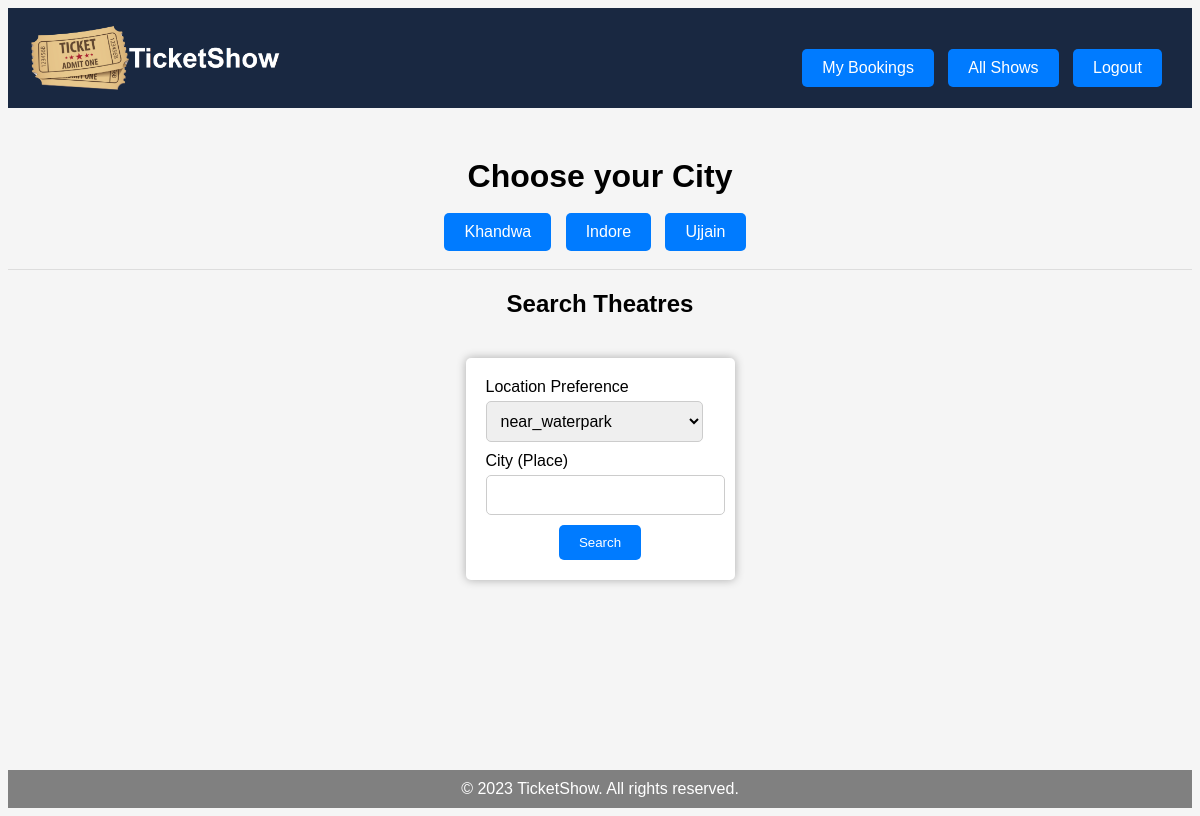
The app's page /user (signed in) with its own data.
### models_1.py (models this page shows, shortened)
class Venue(db.Model):
    V_id = db.Column(db.Integer, primary_key=True)
    Name = db.Column(db.String(50), nullable=False)
    Location = db.Column(db.String(50), nullable=False)
    Place = db.Column(db.String(50), nullable=False)
    Capacity = db.Column(db.Integer, nullable=False)

### app.py (the view, shortened to what this page needs)
@app.route('/user', methods=['GET', 'POST'])
@login_required
def user_dashboard():
    v = Venue.query.all()
    t = Timeframe.query.all()
    v_place = []
    for i in v:
        if i.Place not in v_place:
            v_place.append(i.Place)
    loc_list = []
    for i in v:
        locs = (i.Location).split(", ")
        for j in locs:
            if j not in loc_list:
                loc_list.append(j)
    if request.method == 'GET':
        return render_template('user_dashboard.html', v_place = v_place, loc_list = loc_list)

### app.py (called while the page is built)
@user_login_manager.user_loader
def load_user(user_id):
    return User.query.get(int(user_id))

### templates/user_dashboard.html (shortened to what this page needs)
<!DOCTYPE html>
<html lang="en">
<head>
</head>
<body>
    <div class="header">
        <img src="{{ url_for('static', filename='TicketShow_logo.png') }}" alt="Logo">
        <div class="container">
            <div>
                <a href="/user/my_bookings">My Bookings</a>
                <a href="/user/movies">All Shows</a>
                <a href="/user/logout">Logout</a>
            </div>
        </div>
    </div>
    <h1>Choose your City</h1>
    <table>
        <tr>
            <td>
                {% for i in v_place %}
                    <a type = "button" href="/user/city/{{ i }}">{{ i }}</a>
                {% endfor %}
            </td>
        </tr>
    </table>
    <h2>Search Theatres</h2>
    <form action="/user" method="post">
        <label for="locs">Location Preference</label>
        <select name="loc" id="loc">
            {% for loc in loc_list %}
                <option value="{{loc}}">{{loc}}</option>
            {% endfor %}
        </select>
        <label for="city">City (Place)</label>
        <input type="text" id="city" name="city">
        <input type="submit" value="Search">
    </form>
</body>
<div class="footer">
    &copy; 2023 TicketShow. All rights reserved.
</div>
</html>

### templates/user_dashboard.html (style rules this page uses)
body { font-family: Arial, sans-serif; background-color: #f5f5f5; text-align: left; display: flex; flex-direction: column; margin-bottom: 5; min-height: 100vh; }
.header { display: flex; text-align: center; align-items: center; justify-content: space-between; background-color: #192841; color: #fff; padding: 10px 20px; }
.header img { height: 80px; }
.footer { background-color: #808080; color: #fff; padding: 10px 20px; text-align: center; margin-top: auto; }
table { border-collapse: collapse; width: 100%; }
th, td { text-align: center; padding: 8px; border-bottom: 1px solid #ddd; }
h1 { text-align: center; margin-top: 50px; margin-bottom: 0; }
h2 { text-align: center; margin-top: 20px; margin-bottom: 0; }
form { margin: 40px auto; padding: 20px; background-color: #fff; box-shadow: 0 0 10px rgba(0,0,0,0.3); border-radius: 5px; max-width: 500px; }
input[type="submit"] { display: block; background-color: #007bff; color: white; border: none; display: block; margin: 0 auto; text-align: center; align-items: center; padding: 10px 20px; text-decoration: none; border-radius: 5px; }
label { display: block; margin-bottom: 5px; }
input[type="text"], input[type="number"] { width: 95%; padding: 10px; border-radius: 5px; border: 1px solid #ccc; margin-bottom: 10px; font-size: 16px; }
select { width: 95%; padding: 10px; border-radius: 5px; border: 1px solid #ccc; margin-bottom: 10px; font-size: 16px; }
a { display: inline-block; background-color: #007bff; color: white; text-align: center; padding: 10px 20px; text-decoration: none; margin-top: 10px; margin-right: 10px; margin-bottom: 10px; border-radius: 5px; }
.container { display: flex; justify-content: space-evenly; align-items: center; margin-top: 20px; }

### records on screen
Venue: Place "Khandwa"
Venue: Place "Indore"
Venue: Place "Ujjain"

### other values on screen
form field loc "near_waterpark"
